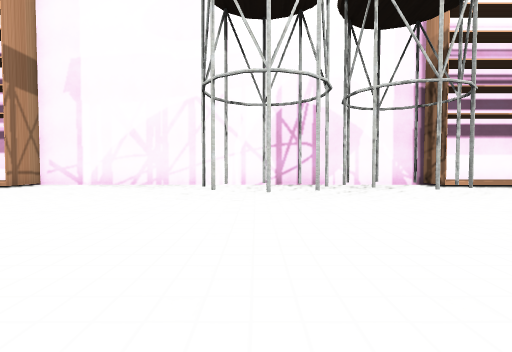
view 1 (above)

18 first-person views from a walk through a Unity game level. The camera is 0.64 m above the floor, tilts 2° down and sees 85° across. The floor is counted in squares, 1 m on a side. Each view is taken from the middle of a square. On the plan, view 1 faces up. The plan holds only what a view shows up to about 9 squares ahead; the rest is blank. The place goes on beyond the plan. The player is left out. Some animated figures are left out. Some surface patterns are stand-ins.

view 2
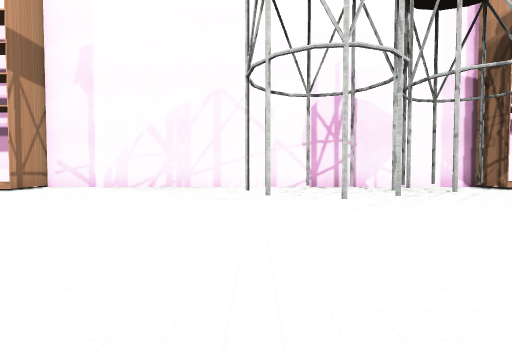

view 3
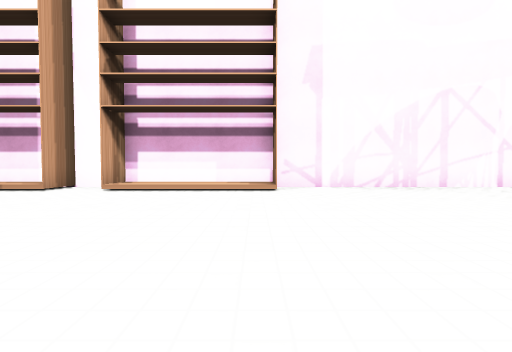

view 4
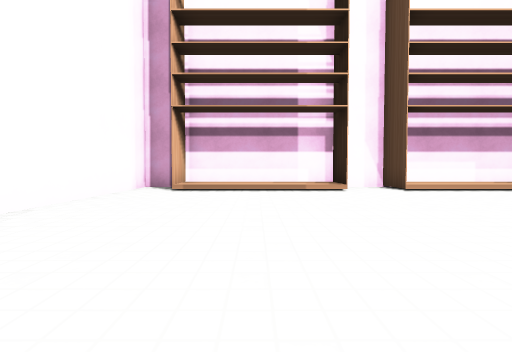

view 5
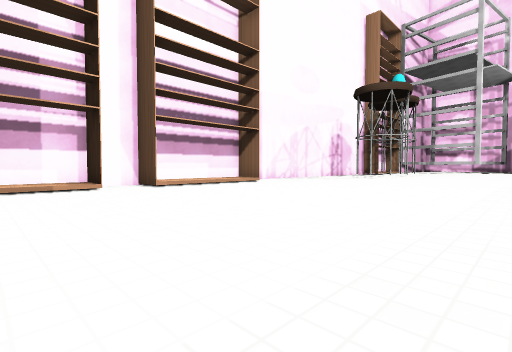

view 6
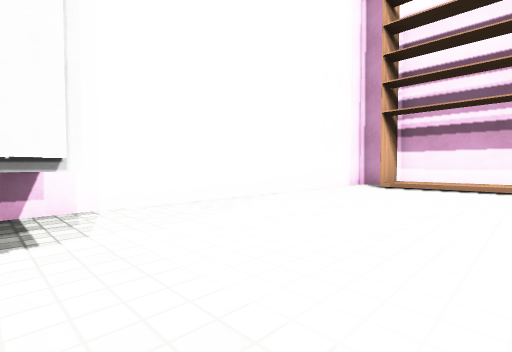

view 7
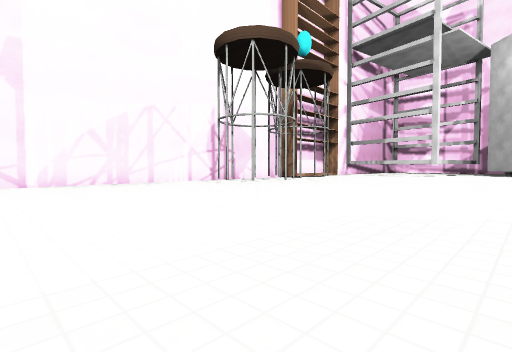

view 8
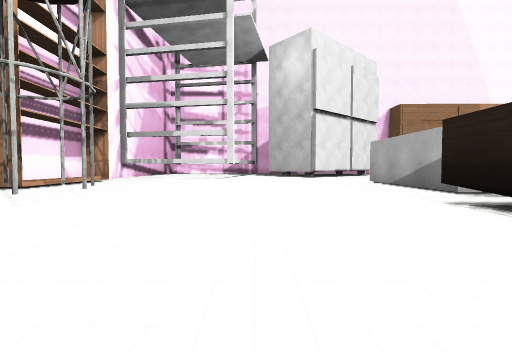

view 9
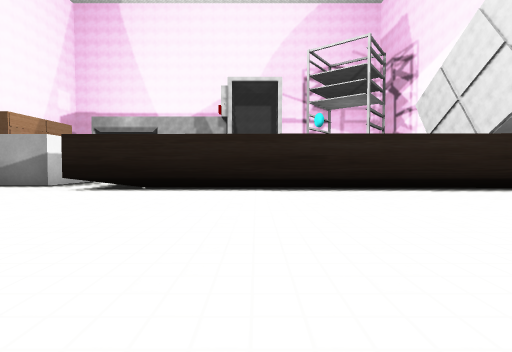

view 10
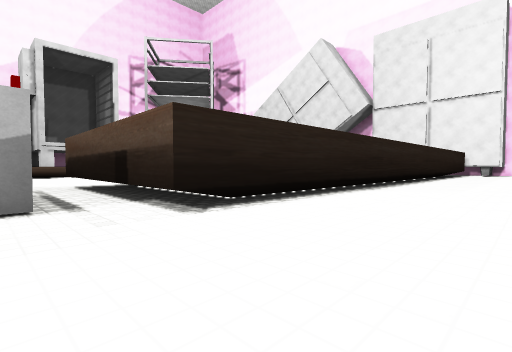

view 11
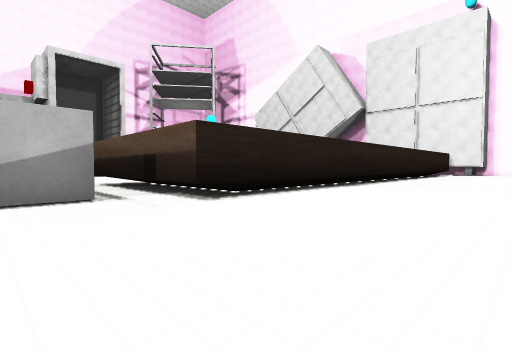

view 12
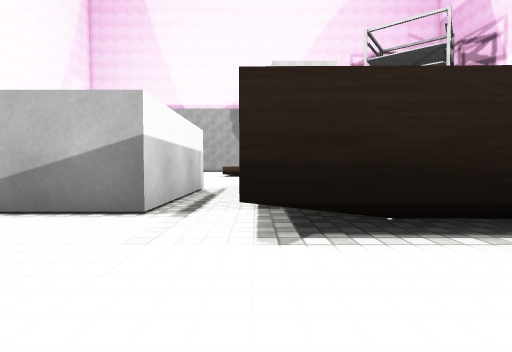

view 13
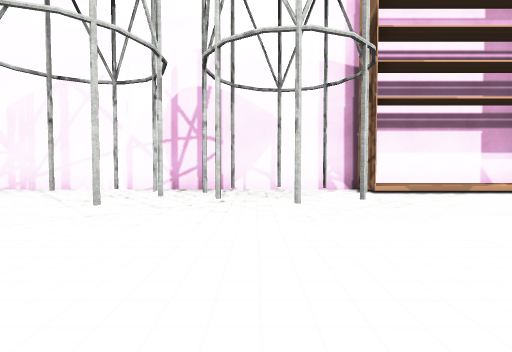

view 14
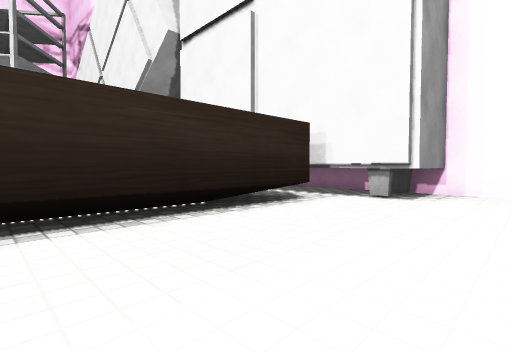

view 15
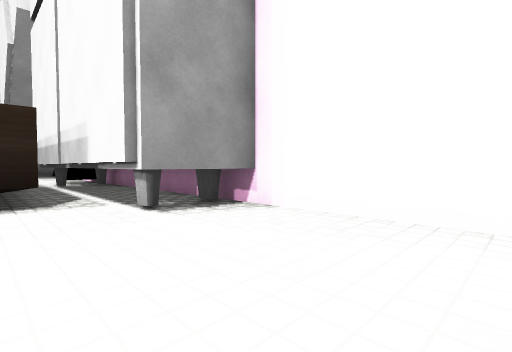

view 16
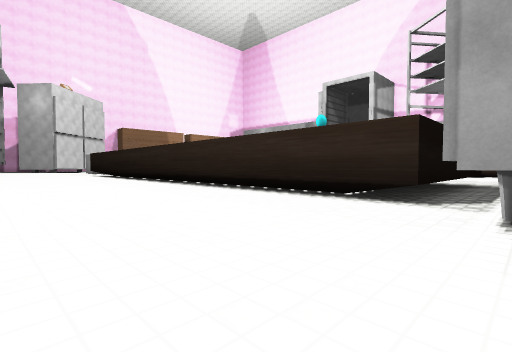

view 17
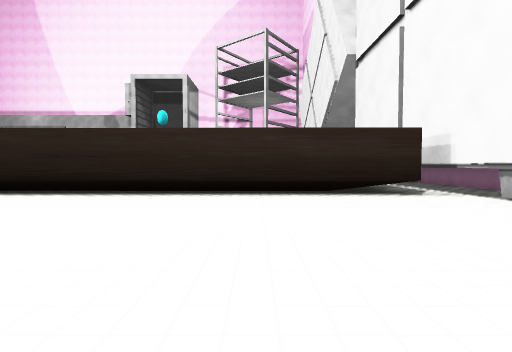

view 18
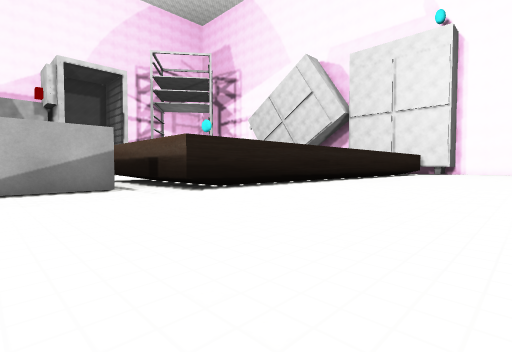

### Floor plan
Points are (right, up) in squares from view 1. A wall is a line through its corners. A room is listed if a view was taken in it or the views show most of it. See-through windows are left out.
Room 1 (views 1, 2, 3, 4, 5, 6, 7, 8, 9, 10, 11, 12, 13, 14, 15, 16, 17, 18)
walls: (-7.5, 8.5) (-7.5, 9.5); (-7.4, 9.8) (-7.4, 8.2); (-12.1, 8.2) (-12.1, 9.8); (-12, 9.8) (-12, 8.2); (-13.6, 8.2) (-13.6, 9.8) (-13.6, 8.2); (6.5, 8.5) (5.8, 8.5) (5.8, 9.8); (-16.6, -1.1) (3.1, -1.4) (3.1, -2.4); (7.5, 9.6) (-19.4, 9.6) (-19.4, -0.5); (-18.2, 9.6) (-18.2, 8.2); (-19.5, 0.6) (-17.3, 0.6) (-17.3, -0.6)
ways out: opening at (-17, -1); opening at (4, -3)
objects: other object (0, 5); other object (2, 6); other object (4, 8)

Where each view was taken, in squares from view 1:
view 1: 0 up, 0 right, facing up
view 2: 1 up, 1 left, facing up
view 3: 1 up, 8 left, facing up
view 4: 1 up, 16 left, facing up
view 5: 0 up, 16 left, facing up-right
view 6: 0 up, 15 left, facing up-left
view 7: 1 down, 7 left, facing up-right
view 8: 2 up, 2 left, facing right
view 9: 6 up, 2 left, facing down
view 10: 2 up, 5 right, facing down-left
view 11: 3 up, 6 right, facing down-left
view 12: 1 up, 3 right, facing down
view 13: 2 up, 3 right, facing up
view 14: 2 up, 12 left, facing down-left
view 15: 4 up, 16 left, facing down-left
view 16: 4 up, 18 left, facing down-right
view 17: 5 up, 13 left, facing down
view 18: 5 up, 7 right, facing down-left
